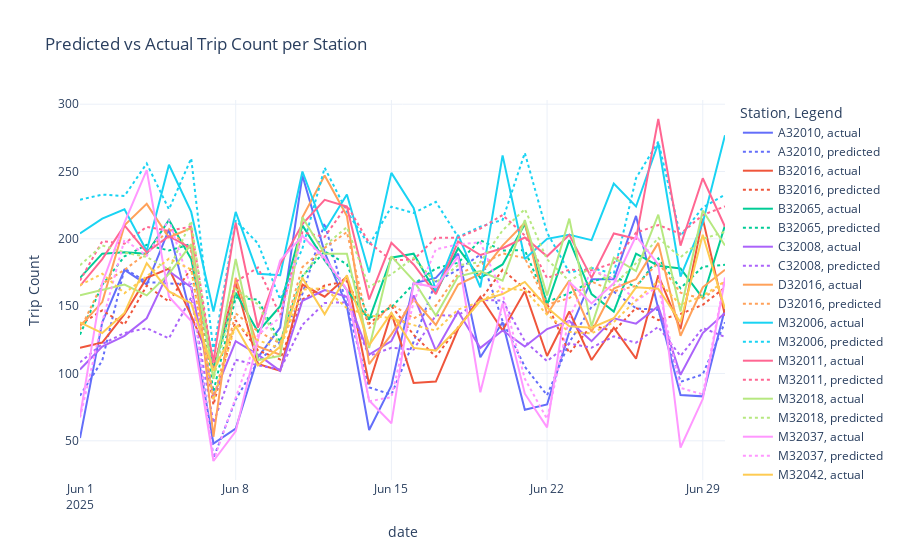

The notebook cell saved with this chart:
### Code cell
def plot_actual_vs_predicted_by_station(y_test_pred_df, station_ids=None, top_n=10):
    # Step 1: Aggregate by date and station
    daily = (
        y_test_pred_df
        .groupby(['date', 'start_station_id'])[['actual', 'predicted']]
        .sum()
        .reset_index()
    )

    # Step 2: Select stations
    if station_ids is None:
        top_stations = (
            daily.groupby('start_station_id')['actual']
            .sum()
            .sort_values(ascending=False)
            .head(top_n)
            .index
        )
        filtered = daily[daily['start_station_id'].isin(top_stations)]
    else:
        filtered = daily[daily['start_station_id'].isin(station_ids)]

    # Step 3: Melt into long format
    melted = pd.melt(
        filtered,
        id_vars=["date", "start_station_id"],
        value_vars=["actual", "predicted"],
        var_name="type",
        value_name="trip_count"
    )

    # Step 4: Plot
    fig = px.line(
        melted,
        x="date",
        y="trip_count",
        color="start_station_id",
        line_dash="type",
        title="Predicted vs Actual Trip Count per Station",
        labels={"trip_count": "Trip Count", "start_station_id": "Station", "type": "Legend"},
        template="plotly_white"
    )
    fig.show()
plot_actual_vs_predicted_by_station(y_test_pred_df)
